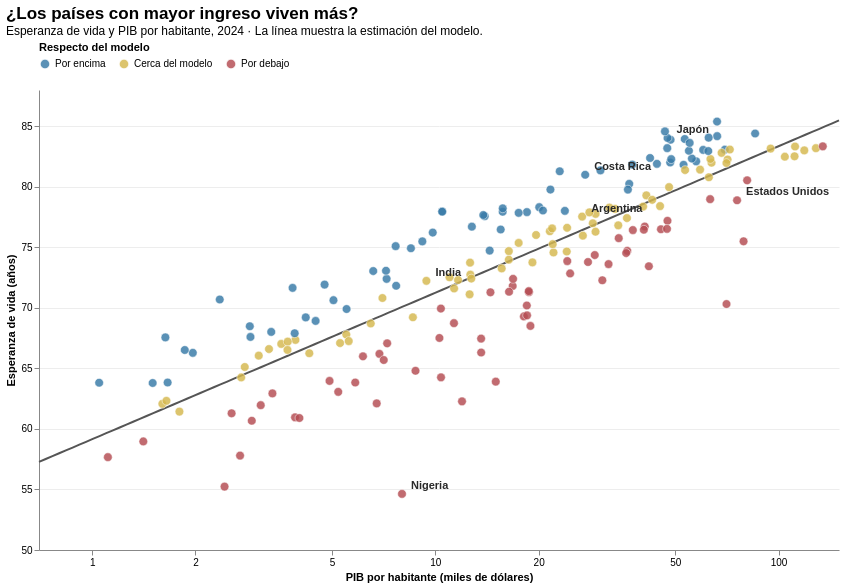

Notebook cell for this chart:
### Code cell
import numpy as np

columnas = ['pais', 'region', 'pib', 'vida', 'esperada', 'brecha']
g1 = corte.copy()
g1 = g1.dropna(subset=columnas)
g1 = g1[g1['pib'] > 0].copy()

def categoria(brecha):
    if brecha >= 1.5:
        return 'Por encima'
    if brecha <= -1.5:
        return 'Por debajo'
    return 'Cerca del modelo'

g1['comparacion'] = g1['brecha'].apply(categoria)
g1['destacado'] = g1['pais'].isin([
    'Japón', 'Costa Rica', 'Estados Unidos',
    'Argentina', 'India', 'Nigeria'
])

curva = pd.DataFrame({'pib': np.geomspace(700, 150_000, 120)})
curva['vida'] = a + b * np.log(curva['pib'])

vista = alt.param(
    name='vista', value='Todos',
    bind=alt.binding_radio(
        options=['Todos', 'Por encima', 'Cerca del modelo', 'Por debajo'],
        name='Comparar: '
    )
)
region = alt.param(
    name='region', value='Todas',
    bind=alt.binding_select(
        options=['Todas'] + sorted(g1['region'].dropna().unique().tolist()),
        name='Región: '
    )
)
buscar = alt.param(
    name='buscar', value='',
    bind=alt.binding(input='search', placeholder='Ej.: Chile', name='Buscar país: ')
)

filtro = "(vista == 'Todos' || datum.comparacion == vista) && (region == 'Todas' || datum.region == region)"
coincide = "indexof(lower(datum.pais), lower(trim(buscar))) >= 0"
hay_busqueda = "length(trim(buscar)) > 0"

x = alt.X(
    'pib:Q', title='PIB por habitante (miles de dólares)',
    scale=alt.Scale(type='log', domain=[700, 150_000]),
    axis=alt.Axis(
        values=[1000, 2000, 5000, 10_000, 20_000, 50_000, 100_000],
        labelExpr="format(datum.value / 1000, '.0f')", grid=False
    )
)
y = alt.Y(
    'vida:Q', title='Esperanza de vida (años)',
    scale=alt.Scale(domain=[50, 88]),
    axis=alt.Axis(grid=True, gridColor='#ededed', tickCount=8)
)

linea = alt.Chart(curva).mark_line(color='#555555', strokeWidth=2).encode(x=x, y=y)
base = alt.Chart(g1).transform_filter(filtro)

puntos = base.mark_circle(size=75, stroke='white', strokeWidth=0.6).encode(
    x=x, y=y,
    color=alt.Color(
        'comparacion:N', title='Respecto del modelo',
        scale=alt.Scale(
            domain=['Por encima', 'Cerca del modelo', 'Por debajo'],
            range=['#397ba7', '#d5b84f', '#b44d53']
        ),
        legend=alt.Legend(orient='top', direction='horizontal')
    ),
    opacity=alt.condition(
        f'!({hay_busqueda}) || ({coincide})',
        alt.value(0.83), alt.value(0.13)
    ),
    tooltip=[
        alt.Tooltip('pais:N', title='País'),
        alt.Tooltip('vida:Q', title='Esperanza de vida (años)', format='.1f'),
        alt.Tooltip('esperada:Q', title='Estimación del modelo (años)', format='.1f'),
        alt.Tooltip('brecha:Q', title='Diferencia (años)', format='+.1f'),
        alt.Tooltip('pib:Q', title='PIB por habitante (PPA)', format=',.0f')
    ]
)

etiquetas = base.transform_filter(
    f'(({hay_busqueda}) && ({coincide})) || (!({hay_busqueda}) && datum.destacado)'
).mark_text(
    align='left', dx=9, dy=-8, fontSize=11,
    fontWeight='bold', color='#292929'
).encode(x=x, y=y, text='pais:N')

grafico_1 = (linea + puntos + etiquetas).add_params(
    vista, region, buscar
).properties(
    width=800, height=460,
    title={
        'text': '¿Los países con mayor ingreso viven más?',
        'subtitle': 'Esperanza de vida y PIB por habitante, 2024 · La línea muestra la estimación del modelo.'
    }
).configure_title(
    fontSize=17, subtitleFontSize=12, anchor='start'
).configure_view(stroke=None)

grafico_1

### Figure 1 — Vega-Lite specification as saved in the notebook (floating-point values rounded to 4 significant figures; data arrays with more than 128 entries replaced by an {"elided": "..."} marker saying what was removed)
{"config": {"view": {"continuousWidth": 300, "continuousHeight": 300, "stroke": null}, "title": {"anchor": "start", "fontSize": 17, "subtitleFontSize": 12}}, "layer": [{"data": {"name": "data-d5fccddda45e2e4bc53c50426e95b610"}, "mark": {"type": "line", "color": "#555555", "strokeWidth": 2}, "encoding": {"x": {"axis": {"grid": false, "labelExpr": "format(datum.value / 1000, '.0f')", "values": [1000, 2000, 5000, 10000, 20000, 50000, 100000]}, "field": "pib", "scale": {"domain": [700, 150000], "type": "log"}, "title": "PIB por habitante (miles de dólares)", "type": "quantitative"}, "y": {"axis": {"grid": true, "gridColor": "#ededed", "tickCount": 8}, "field": "vida", "scale": {"domain": [50, 88]}, "title": "Esperanza de vida (años)", "type": "quantitative"}}}, {"data": {"name": "data-f3de54146d14c05e6c8db6a26e67b735"}, "mark": {"type": "circle", "size": 75, "stroke": "white", "strokeWidth": 0.6}, "encoding": {"color": {"field": "comparacion", "legend": {"direction": "horizontal", "orient": "top"}, "scale": {"domain": ["Por encima", "Cerca del modelo", "Por debajo"], "range": ["#397ba7", "#d5b84f", "#b44d53"]}, "title": "Respecto del modelo", "type": "nominal"}, "opacity": {"condition": {"test": "!(length(trim(buscar)) > 0) || (indexof(lower(datum.pais), lower(trim(buscar))) >= 0)", "value": 0.83}, "value": 0.13}, "tooltip": [{"field": "pais", "title": "País", "type": "nominal"}, {"field": "vida", "format": ".1f", "title": "Esperanza de vida (años)", "type": "quantitative"}, {"field": "esperada", "format": ".1f", "title": "Estimación del modelo (años)", "type": "quantitative"}, {"field": "brecha", "format": "+.1f", "title": "Diferencia (años)", "type": "quantitative"}, {"field": "pib", "format": ",.0f", "title": "PIB por habitante (PPA)", "type": "quantitative"}], "x": {"axis": {"grid": false, "labelExpr": "format(datum.value / 1000, '.0f')", "values": [1000, 2000, 5000, 10000, 20000, 50000, 100000]}, "field": "pib", "scale": {"domain": [700, 150000], "type": "log"}, "title": "PIB por habitante (miles de dólares)", "type": "quantitative"}, "y": {"axis": {"grid": true, "gridColor": "#ededed", "tickCount": 8}, "field": "vida", "scale": {"domain": [50, 88]}, "title": "Esperanza de vida (años)", "type": "quantitative"}}, "transform": [{"filter": "(vista == 'Todos' || datum.comparacion == vista) && (region == 'Todas' || datum.region == region)"}]}, {"data": {"name": "data-f3de54146d14c05e6c8db6a26e67b735"}, "mark": {"type": "text", "align": "left", "color": "#292929", "dx": 9, "dy": -8, "fontSize": 11, "fontWeight": "bold"}, "encoding": {"text": {"field": "pais", "type": "nominal"}, "x": {"axis": {"grid": false, "labelExpr": "format(datum.value / 1000, '.0f')", "values": [1000, 2000, 5000, 10000, 20000, 50000, 100000]}, "field": "pib", "scale": {"domain": [700, 150000], "type": "log"}, "title": "PIB por habitante (miles de dólares)", "type": "quantitative"}, "y": {"axis": {"grid": true, "gridColor": "#ededed", "tickCount": 8}, "field": "vida", "scale": {"domain": [50, 88]}, "title": "Esperanza de vida (años)", "type": "quantitative"}}, "transform": [{"filter": "(vista == 'Todos' || datum.comparacion == vista) && (region == 'Todas' || datum.region == region)"}, {"filter": "((length(trim(buscar)) > 0) && (indexof(lower(datum.pais), lower(trim(buscar))) >= 0)) || (!(length(trim(buscar)) > 0) && datum.destacado)"}]}], "height": 460, "params": [{"name": "vista", "bind": {"input": "radio", "options": ["Todos", "Por encima", "Cerca del modelo", "Por debajo"], "name": "Comparar: "}, "value": "Todos"}, {"name": "region", "bind": {"input": "select", "options": ["Todas", "América Latina y el Caribe", "América del Norte", "Asia meridional", "Asia oriental y Pacífico", "Europa y Asia central", "Medio Oriente y norte de África", "África subsahariana"], "name": "Región: "}, "value": "Todas"}, {"name": "buscar", "bind": {"input": "search", "name": "Buscar país: ", "placeholder": "Ej.: Chile"}, "value": ""}], "title": {"text": "¿Los países con mayor ingreso viven más?", "subtitle": "Esperanza de vida y PIB por habitante, 2024 · La línea muestra la estimación del modelo."}, "width": 800, "$schema": "https://vega.github.io/schema/vega-lite/v5.20.1.json", "datasets": {"data-d5fccddda45e2e4bc53c50426e95b610": [{"pib": 700.0, "vida": 57.28}, {"pib": 732.3, "vida": 57.52}, {"pib": 766.1, "vida": 57.75}, {"pib": 801.4, "vida": 57.99}, {"pib": 838.4, "vida": 58.23}, {"pib": 877.1, "vida": 58.46}, {"pib": 917.5, "vida": 58.7}, {"pib": 959.9, "vida": 58.94}, {"pib": 1004.0, "vida": 59.17}, {"pib": 1050.0, "vida": 59.41}, {"pib": 1099.0, "vida": 59.65}, {"pib": 1150.0, "vida": 59.89}, {"pib": 1203.0, "vida": 60.12}, {"pib": 1258.0, "vida": 60.36}, {"pib": 1316.0, "vida": 60.6}, {"pib": 1377.0, "vida": 60.83}, {"pib": 1440.0, "vida": 61.07}, {"pib": 1507.0, "vida": 61.31}, {"pib": 1576.0, "vida": 61.54}, {"pib": 1649.0, "vida": 61.78}, {"pib": 1725.0, "vida": 62.02}, {"pib": 1805.0, "vida": 62.26}, {"pib": 1888.0, "vida": 62.49}, {"pib": 1975.0, "vida": 62.73}, {"pib": 2066.0, "vida": 62.97}, {"pib": 2162.0, "vida": 63.2}, {"pib": 2261.0, "vida": 63.44}, {"pib": 2366.0, "vida": 63.68}, {"pib": 2475.0, "vida": 63.92}, {"pib": 2589.0, "vida": 64.15}, {"pib": 2709.0, "vida": 64.39}, {"pib": 2834.0, "vida": 64.63}, {"pib": 2964.0, "vida": 64.86}, {"pib": 3101.0, "vida": 65.1}, {"pib": 3244.0, "vida": 65.34}, {"pib": 3394.0, "vida": 65.57}, {"pib": 3550.0, "vida": 65.81}, {"pib": 3714.0, "vida": 66.05}, {"pib": 3886.0, "vida": 66.29}, {"pib": 4065.0, "vida": 66.52}, {"pib": 4252.0, "vida": 66.76}, {"pib": 4448.0, "vida": 67.0}, {"pib": 4654.0, "vida": 67.23}, {"pib": 4868.0, "vida": 67.47}, {"pib": 5093.0, "vida": 67.71}, {"pib": 5328.0, "vida": 67.94}, {"pib": 5574.0, "vida": 68.18}, {"pib": 5831.0, "vida": 68.42}, {"pib": 6100.0, "vida": 68.66}, {"pib": 6381.0, "vida": 68.89}, {"pib": 6676.0, "vida": 69.13}, {"pib": 6984.0, "vida": 69.37}, {"pib": 7306.0, "vida": 69.6}, {"pib": 7643.0, "vida": 69.84}, {"pib": 7996.0, "vida": 70.08}, {"pib": 8365.0, "vida": 70.31}, {"pib": 8751.0, "vida": 70.55}, {"pib": 9154.0, "vida": 70.79}, {"pib": 9577.0, "vida": 71.03}, {"pib": 10020.0, "vida": 71.26}, {"pib": 10480.0, "vida": 71.5}, {"pib": 10960.0, "vida": 71.74}, {"pib": 11470.0, "vida": 71.97}, {"pib": 12000.0, "vida": 72.21}, {"pib": 12550.0, "vida": 72.45}, {"pib": 13130.0, "vida": 72.69}, {"pib": 13740.0, "vida": 72.92}, {"pib": 14370.0, "vida": 73.16}, {"pib": 15030.0, "vida": 73.4}, {"pib": 15730.0, "vida": 73.63}, {"pib": 16450.0, "vida": 73.87}, {"pib": 17210.0, "vida": 74.11}, {"pib": 18010.0, "vida": 74.34}, {"pib": 18840.0, "vida": 74.58}, {"pib": 19710.0, "vida": 74.82}, {"pib": 20620.0, "vida": 75.06}, {"pib": 21570.0, "vida": 75.29}, {"pib": 22560.0, "vida": 75.53}, {"pib": 23600.0, "vida": 75.77}, {"pib": 24690.0, "vida": 76.0}, {"pib": 25830.0, "vida": 76.24}, {"pib": 27020.0, "vida": 76.48}, {"pib": 28270.0, "vida": 76.71}, {"pib": 29570.0, "vida": 76.95}, {"pib": 30940.0, "vida": 77.19}, {"pib": 32370.0, "vida": 77.43}, {"pib": 33860.0, "vida": 77.66}, {"pib": 35420.0, "vida": 77.9}, {"pib": 37060.0, "vida": 78.14}, {"pib": 38770.0, "vida": 78.37}, {"pib": 40550.0, "vida": 78.61}, {"pib": 42430.0, "vida": 78.85}, {"pib": 44380.0, "vida": 79.08}, {"pib": 46430.0, "vida": 79.32}, {"pib": 48570.0, "vida": 79.56}, {"pib": 50810.0, "vida": 79.8}, {"pib": 53160.0, "vida": 80.03}, {"pib": 55610.0, "vida": 80.27}, {"pib": 58180.0, "vida": 80.51}, {"pib": 60860.0, "vida": 80.74}, {"pib": 63670.0, "vida": 80.98}, {"pib": 66600.0, "vida": 81.22}, {"pib": 69680.0, "vida": 81.46}, {"pib": 72890.0, "vida": 81.69}, {"pib": 76260.0, "vida": 81.93}, {"pib": 79770.0, "vida": 82.17}, {"pib": 83450.0, "vida": 82.4}, {"pib": 87300.0, "vida": 82.64}, {"pib": 91330.0, "vida": 82.88}, {"pib": 95550.0, "vida": 83.11}, {"pib": 99950.0, "vida": 83.35}, {"pib": 104600.0, "vida": 83.59}, {"pib": 109400.0, "vida": 83.83}, {"pib": 114400.0, "vida": 84.06}, {"pib": 119700.0, "vida": 84.3}, {"pib": 125200.0, "vida": 84.54}, {"pib": 131000.0, "vida": 84.77}, {"pib": 137100.0, "vida": 85.01}, {"pib": 143400.0, "vida": 85.25}, {"pib": 150000.0, "vida": 85.48}], "data-f3de54146d14c05e6c8db6a26e67b735": {"elided": "195 records"}}}
